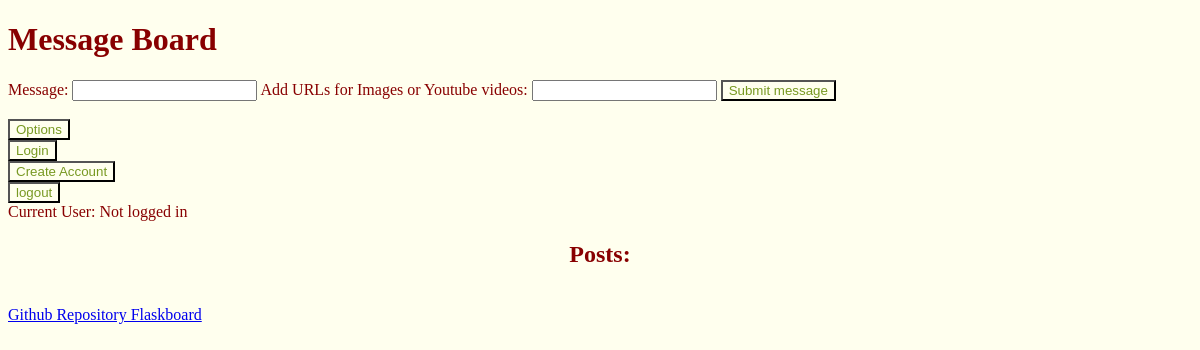
The app's page /, older data.
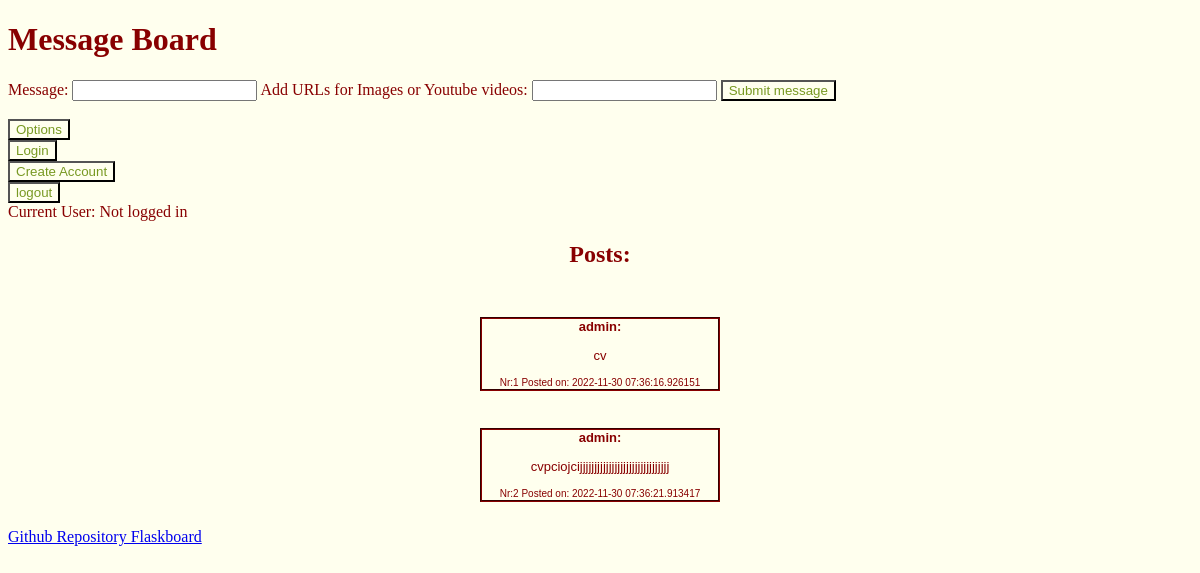
The same page, newer data.
### app.py (models this page shows, shortened)
class Message(db.Model):
    id = db.Column(db.Integer, primary_key=True)
    message = db.Column(db.String(2000))
    username = db.Column(db.String(200))
    date_posted = db.Column(db.String(50))
    imageurl = db.Column(db.String(5000))

### app.py (the view)
@app.route("/", methods=["POST", "GET"])
def board():
    posts = Message.query.all()
    if request.method == "POST" and "username" not in session:
        return render_template("board.html", posts=posts, curposts=posts, curuser="Not logged in")
    if request.method == 'POST' and "username" in session:
        message = Message(session['username'] , request.form["Username"], datetime.datetime.now(), request.form["imgurl"])
        db.session.add(message)
        db.session.commit()
        return redirect(url_for("board"))
    else:
        return render_template("board.html", posts=posts, curuser="Not logged in")

### templates/board.html (shortened to what this page needs)
<!DOCTYPE html>
<html lang="en">
    <head>
        <link id="darkmode" rel= "stylesheet" type= "text/css" href= "{{ url_for('static',filename='darkmode.css') }}?version=1" disabled>
        <link id="lightmode" rel= "stylesheet" type= "text/css" href= "{{ url_for('static',filename='lightmode.css') }}?version=2" disabled>
    </head>
    <h1>Message Board</h1>
    <body>
        <form method="POST" id="form">
            <label>Message:</label>
            <input type="text" id="usernameinput" name="Username"  required>
            <label>Add URLs for Images or Youtube videos:</label>
            <input type="url" id="imgurlinput" name="imgurl">
            <input id="sub" type="submit" required value="Submit message">
       </form>
       <br>
    <a  href="/options">
    <button id="sub">Options</button >
    </a>
    <br>
    <a  href="/login">
        <button id="sub">Login</button >
    </a>
    <br>
    <a  href="/signup">
        <button id="sub">Create Account</button >
    </a>
    <br>
    <a  href="/logout">
        <button id="sub">logout</button >
    </a>
    <br>
    <label>Current User: {{ curuser }}</label>
    <div id="submissions">
    <h2>Posts:</h2>
    <br>
    {% for post in posts %}
    <div id="killyourselfrightnow">
        <p><b>{{post.username}}:</b></p>
        <p>{{post.message}}</p>
        <p id="datetext">Nr:{{post.id}} Posted on: {{post.date_posted}}</p>
    </div>
    <br>
    {% endfor %}
    </div>
    <a href="https://github.com/zeroIQ2018/Msg-Board">Github Repository Flaskboard</a>
    </body>
</html>

### static/lightmode.css (style rules this page uses)
p { font:13px/1.231 arial,helvetica,clean,sans-serif; }
body { color:#800 }
html { background:#ffe url(fade.png) top repeat-x; background-color: #ffe; }
#submissions { text-align: center; margin-left: auto; margin-right: auto; text-align: center; }
#datetext { font-size: 10px; }
#sub { color: #789922; background-color: #ffe; }
#killyourselfrightnow { outline: 2px groove #800; justify-content: center; width: 20%; margin: 0 auto; }

Row changes from the older to the newer data that the page shows:
added Message: username "admin", message "cv", id "1", date_posted "2022-11-30 07:36:16.926151"
added Message: username "admin", message "cvpciojcijjjjjjjjjjjjjjjjjjjjjjjjjjjjjjj", id "2", date_posted "2022-11-30 07:36:21.913417"
